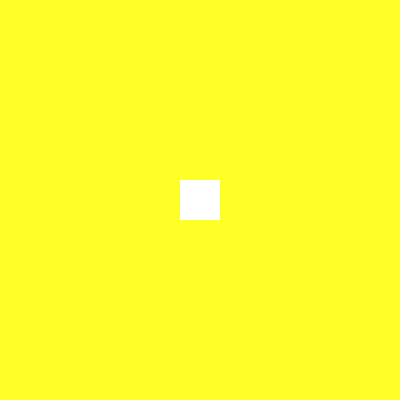
Frame 1 (no input)
Frame 60 (the mouse pressed at the canvas centre just before this capture): identical to frame 1, image omitted
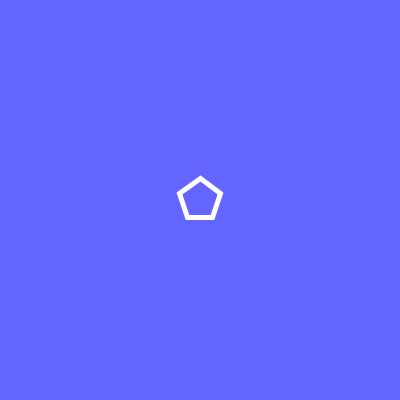
Frame 120 (the mouse held since frame 60 and released just before this capture)

The Processing sketch that drew these frames (run headless with seeded random() and noise(); from frame 60 on, the mouse is pressed at the canvas centre):

// Processing sketch: stateChange_if
// ── stateChange_if.pde
int STATE = 3;

void setup() {
  size(400, 400);
}

void draw() {
  if (STATE == 1) {
    background(0, 200, 120);
    noStroke();
    fill(255);
    ellipse(width/2, height/2, 40, 40);
  } else if (STATE == 2) {
    background(230, 100, 80);
    noStroke();
    fill(255);
    triangle(width/2, height/2 - 20, width/2 + 20, height/2+20, width/2 - 20, height/2+20);
  } else if (STATE == 3) {
    background(255, 255, 40);
    noStroke();
    fill(255);
    rectMode(CENTER);
    rect(width/2, height/2, 40, 40);
  } else if (STATE == 4) {
    background(100, 100, 255);
    stroke(255);
    strokeWeight(5);
    noFill();
    beginShape();
    for (float a = 0; a < TWO_PI; a+= TWO_PI/5) {
      float radius = 22;
      vertex(cos(a-radians(90)) * radius + width/2, sin(a-radians(90)) * radius + height/2);
    }
    endShape(CLOSE);
  }
}
void keyPressed() {
  if (key == '1') {
    STATE = 1;
  } else if (key == '2') {
    STATE = 2;
  } else if (key == '3') {
    STATE = 3;
  } else if (key == '4') {
    STATE = 4;
  }
}
void mousePressed() {
  STATE++;
  if (STATE > 4) STATE = 1;
}
